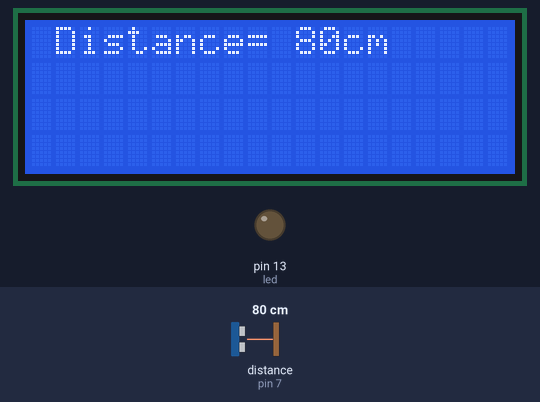
This sketch was run on a simulated Arduino Uno, built with avr-gcc and run on an emulated ATmega328P. On the bench: 20×4 character LCD, output pins drawn as LEDs (lit = HIGH). Wiring (inferred from the names in the program): ultrasonic range finder: trigger pin 8; echo pin 7. Dashed ring = blinking. The test bench sets the inputs (shaded band); at power-on: distance to the obstacle (sensor on pin 7) 80 cm. The echo pulse lasts 58.3 µs per cm; pins used as bus, display or sensor lines are not drawn; what the sketch prints to the serial monitor is not drawn.

Above: at 2.2 s.
2.3 s: distance to the obstacle (sensor on pin 7) set to 28 cm
At 4.2 s:
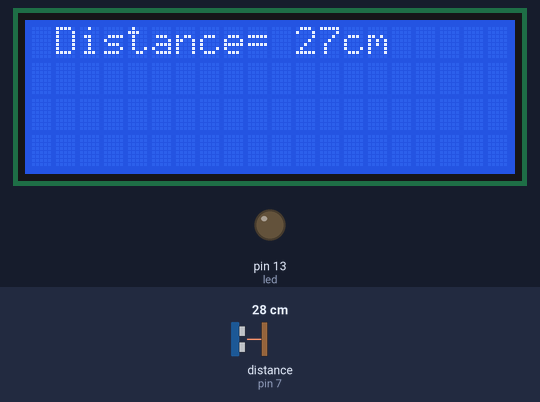
4.5 s: distance to the obstacle (sensor on pin 7) set to 22 cm
At 5.18 s:
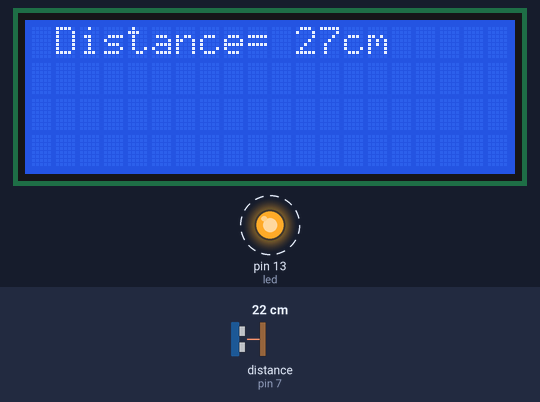
8.6 s: distance to the obstacle (sensor on pin 7) set to 2 cm
At 9.3 s:
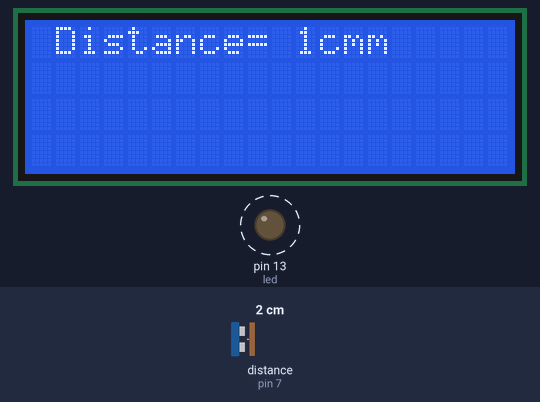
Timing chart, 0 to 18.7 s (numbered marks = the images above; inputs shaded):
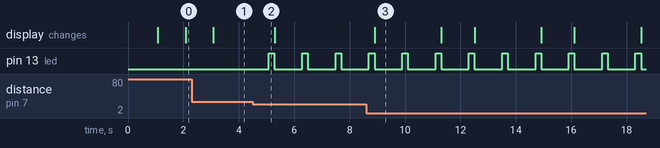

Measured:
- the behaviour switches between 25 and 24 cm on distance to the obstacle (sensor on pin 7) (found by bisection; images 1 and 2)
- after the input at 2.3 s, the display: changes after 0.78 s (image 1)
- after the input at 4.5 s, pin 13 (led): alternates HIGH for 0.20 s and LOW for 1.0 s, starting after 0.59 s
- after the input at 8.6 s, the display: changes after 0.30 s (image 3)

The sketch:

ultrasonic.ino
```cpp
#include <LiquidCrystal.h>

#define trigPin 8
#define echoPin 7
#define led 13

//                BS  E  D4 D5  D6 D7
LiquidCrystal lcd(9, 6, 5, 4, 3, 2);

int pos = 0;    // variable to store the servo position

void setup() {
  Serial.begin (9600);
  pinMode(trigPin, OUTPUT);
  pinMode(echoPin, INPUT);
  pinMode(led, OUTPUT);


 lcd.begin(20, 4);

  lcd.setCursor(0, 1);

   delay(1000);
}

void loop() {
  long duration, distance;
  digitalWrite(trigPin, LOW);  // Added this line
  delayMicroseconds(2); // Added this line
  digitalWrite(trigPin, HIGH);
//  delayMicroseconds(1000); - Removed this line
  delayMicroseconds(10); // Added this line
  digitalWrite(trigPin, LOW);
  duration = pulseIn(echoPin, HIGH);
  distance = (duration/2) / 29.1;
  if (distance < 24) {  // This is where the LED On/Off happens
    digitalWrite(led,HIGH); // When the Red condition is met, the Green LED should turn off

   delay(200);
       digitalWrite(led,LOW);
}
  else {
    digitalWrite(led,LOW);
  }

  lcd.setCursor(1, 0);
  lcd.print("Distance= ");

  lcd.print(distance);
  lcd.print("cm");

    Serial.print(distance);
    Serial.println(" cm");

  delay(1000);
}
```
